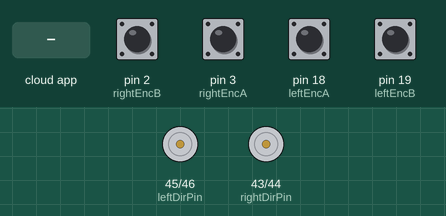
Simulated run of this sketch. Board: Arduino Mega 2560, built with avr-gcc and run on an emulated ATmega2560. Shown: direction and speed pins drawn as motors (green arrow = direction pin HIGH = forward, orange = LOW = backward, longer = more drive). The test bench sets the inputs (shaded band); at power-on: pin 2 (rightEncB), pin 3 (rightEncA), pin 18 (leftEncA), pin 19 (leftEncB) HIGH. The ROS host is connected and sends only what is stated.

Above: at 1.2 s.
1.3 s: the phone or cloud app sets linear.x to -100
At 3.1 s:
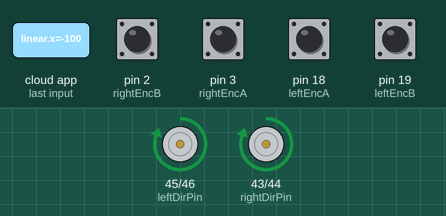
4.3 s: the phone or cloud app sets linear.x to 100
7.3 s: the phone or cloud app sets angular.z to -100
At 8.6 s:
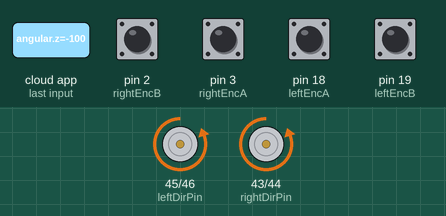
10.3 s: the phone or cloud app sets linear.x to -100
13.3 s: the phone or cloud app sets angular.z to 0
At 16.6 s:
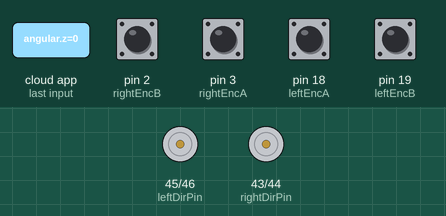
Timing chart, 0 to 18.1 s (numbered marks = the images above; inputs shaded):
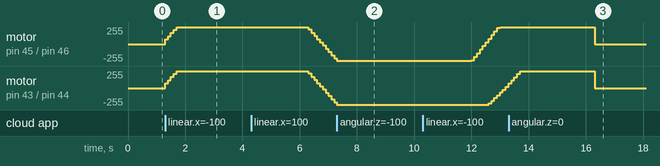

Measured:
- after the input at 1.3 s, motor on pin 45 (leftDirPin) / pin 46 (leftPWMPin), motor on pin 43 (rightDirPin) / pin 44 (rightPWMPin): moves from stopped to forward 254/255 over 0.40 s, starting at once
- after the input at 7.3 s, motor on pin 45 (leftDirPin) / pin 46 (leftPWMPin): backward 213/255 → backward 251/255 at once, → backward 254/255 0.10 s later; motor on pin 43 (rightDirPin) / pin 44 (rightPWMPin): backward 213/255 → backward 254/255 at once
- after the input at 13.3 s, motor on pin 45 (leftDirPin) / pin 46 (leftPWMPin): forward 254/255 → stopped after 3.0 s instead of 0.00 s

The sketch:

ArduinoControlerWithPID.ino
```cpp
#include <ros.h>
#include <ros/time.h>
#include <std_msgs/String.h>
#include <geometry_msgs/Vector3Stamped.h>
#include <geometry_msgs/Twist.h>

/*-------------Motor pin  variables-----------*/

#define leftPWMPin    46                   //PWM signal pin to Motordriver
#define leftDirPin    45                   //Direction pin if LOW CW if Hight Rotates CCW
#define leftEncA      18                   //Blue wire Sensor A
#define leftEncB      19                   //Purple Wire Sensor B

#define rightPWMPin   44                   //PWM signal pin to Motordriver
#define rightDirPin   43                   //Direction pin if LOW CW if Hight Rotates CCW
#define rightEncA      3                   //Blue wire Sensor A
#define rightEncB      2                   //Purple Wire Sensor B

/*-------------PID Constants-----------*/

#define leftKp        0.23280                //left pid proportionality constant
#define leftKi        4.90759                //left pid integral constant
#define leftKd        0.0                     //left pid derivative constant


#define rightKp       0.23280                   //right pid proportionality constant
#define rightKi       4.90759                   //right pid integral constant
#define rightKd       0.0                       //right pid derivative constant

/*-------------Time variables-----------*/

#define LoopTime  100                          //Looptime in millisecond
const byte noCommLoopMax = 30;                    //number of main loops the robot will execute without communication before stopping
unsigned int noCommLoops = 0;                     //main loop without communication counter
unsigned long currentMillis = 0.0;
unsigned long prevMillis = 0.0;

/*-------------Robot-specific constants-----------*/
const double wheelDiameter = 0.195;               //Wheel radius, in m
const double wheelbase = 0.267;                   //Wheelbase, in m
const double encoderRes = 980.0;                  //Encoder ticks or counts per rotation
const double max_speed = 1.49;                    //Max speed in m/s {(2*PI*r*RPM)/60}
const float Pi = 3.141593;

double velLinearReq = 0.0,  velAngularReq = 0.0;    // Desired Linear and angular Velocities of robot in m/s and rad/s

class motor
{
private:
  uint8_t _pwmPin,_dirPin, _encA,_encB;
  double Kp = 0.0,Ki = 0.0,Kd = 0.0,error = 0.0,errorIntegral = 0.0 , errorDifferential = 0.0, errorPrev =0.0;
public:
  motor(uint8_t pwmPin , uint8_t dirPin, uint8_t encA , uint8_t encB, double kp ,double ki, double kd);
  double rpmActual = 0.0, speedActual = 0.0 ,rpmCmd = 0.0 , pwmValue=0.0;
  volatile long encoderPos = 0;
  void intialize();
  void setSpeed(int Value);
  void pidCompute();
  void calActualRpm();
};
motor::motor(uint8_t pwmPin , uint8_t dirPin , uint8_t encA , uint8_t encB, double kp ,double ki, double kd)
{
  _pwmPin = pwmPin;
  _dirPin = dirPin;
  _encA = encA;
  _encB = encB;
  Kp = kp;
  Ki = ki;
  Kd = kd;
}

void motor::intialize(){
  //Intialising Pins
  pinMode(_pwmPin, OUTPUT);
  pinMode(_dirPin,OUTPUT);
  pinMode(_encA,INPUT_PULLUP);
  pinMode(_encB,INPUT_PULLUP);

  //Setting all output pins to low
  digitalWrite(_pwmPin,LOW);
  digitalWrite(_dirPin,LOW);
}

void motor::setSpeed(int Value){
  // Make sure the pmm values is in limits is within the limit.
  Value = constrain(Value, -254, 254);
  if (Value >= 0) {
    analogWrite(_pwmPin, Value);
    digitalWrite(_dirPin, LOW);
  }
  else {
    analogWrite(_pwmPin, -Value);
    digitalWrite(_dirPin, HIGH);
  }
}

void motor::pidCompute(){
  error = rpmCmd - rpmActual;
  errorIntegral = errorIntegral + error*(0.1);
  errorDifferential = (error-errorPrev)/(0.1);
  pwmValue = (Kp*error)+(Ki*errorIntegral)+(Kd*errorDifferential);
  errorPrev = error;
  errorIntegral = constrain(errorIntegral ,-255,255);
}
void motor::calActualRpm(){
  rpmActual = ((encoderPos/encoderRes)*(1000/LoopTime)*60);
  speedActual = (rpmActual*Pi*wheelDiameter)/60;
  encoderPos = 0;
}
motor motorLeft(leftPWMPin, leftDirPin, leftEncA ,leftEncB,leftKp,leftKi,leftKd);
motor motorRight(rightPWMPin,rightDirPin,rightEncA,rightEncB,rightKp,rightKi,rightKd);


ros::NodeHandle nh;

//Callback function for Subscribed cmd_vel topic from ROS
void cmd_vel_callback( const geometry_msgs::Twist& cmd_vel){
  noCommLoops = 0;
  velLinearReq = cmd_vel.linear.x;
  velAngularReq = cmd_vel.angular.z;
  motorLeft.rpmCmd = ((velLinearReq + (velAngularReq*(wheelbase/2)))*60)/(Pi*wheelDiameter);
  motorRight.rpmCmd= ((velLinearReq - (velAngularReq*(wheelbase/2)))*60)/(Pi*wheelDiameter);
}
ros::Subscriber<geometry_msgs::Twist> cmd_vel("cmd_vel", cmd_vel_callback); //create a subscriber to ROS topic for cmd_vel commands (will execute "cmd_vel_callback" function when receiving data)
geometry_msgs::Vector3Stamped speed_msg;                                //create a "speed_msg" ROS message
ros::Publisher speed_pub("speed", &speed_msg);                          //create a publisher to ROS topic "speed" using the "speed_msg" type

void setup() {
  nh.initNode();                              //init ROS node
  nh.getHardware()->setBaud(57600);           //set baud for ROS serial communication
  nh.subscribe(cmd_vel);                      //suscribe to ROS topic for velocity commands
  nh.advertise(speed_pub);                    // publish speed in ROS topic
  motorLeft.intialize();
  motorRight.intialize();
  attachInterrupt(digitalPinToInterrupt(rightEncA), rightEncoderCallback, CHANGE);
  attachInterrupt(digitalPinToInterrupt(rightEncB), rightEncoderCallback, CHANGE);
  attachInterrupt(digitalPinToInterrupt(leftEncA), leftEncoderCallback, CHANGE);
  attachInterrupt(digitalPinToInterrupt(leftEncB), leftEncoderCallback, CHANGE);
}

void loop() {
  nh.spinOnce();
  if((millis()-prevMillis) >= LoopTime)
  {                                                                           // enter timed loop
    prevMillis = millis();
    motorLeft.calActualRpm();
    motorRight.calActualRpm();
    motorRight.pidCompute();
    motorLeft.pidCompute();
    if (noCommLoops >= noCommLoopMax) {
      motorLeft.setSpeed(0);
      motorRight.setSpeed(0);
    }
    else {
      motorLeft.setSpeed((int)motorLeft.pwmValue);
      motorRight.setSpeed((int)motorRight.pwmValue);
    }
    noCommLoops++;
    if (noCommLoops == 65535){
      noCommLoops = noCommLoopMax;
    }
    publishSpeed(LoopTime);   //Publish odometry on ROS topic
  }
}

//Publish function for odometry, uses a vector type message to send the data (message type is not meant for that but that's easier than creating a specific message type)
void publishSpeed(double time) {
  speed_msg.header.stamp = nh.now();              //timestamp for odometry data
  speed_msg.vector.x = motorLeft.speedActual;     //left wheel speed (in m/s)
  speed_msg.vector.y = motorRight.speedActual;    //right wheel speed (in m/s)
  speed_msg.vector.z = time/1000;                 //looptime, should be the same as specified in LOOPTIME (in s)
  speed_pub.publish(&speed_msg);
  nh.spinOnce();
}
void leftEncoderCallback() {
  static int8_t lookup_table[] = {0,-1,1,0,1,0,0,-1,-1,0,0,1,0,1,-1,0};
  static uint8_t leftEncoderVal = 0;

  leftEncoderVal = leftEncoderVal << 2;
  leftEncoderVal = leftEncoderVal | ((PIND & 0b1100) >> 2);

  motorLeft.encoderPos = motorLeft.encoderPos + lookup_table[leftEncoderVal & 0b1111];
}

void rightEncoderCallback() {
  static int8_t lookup_table[] = {0,-1,1,0,1,0,0,-1,-1,0,0,1,0,1,-1,0};
  static uint8_t rightEncoderVal = 0;

  rightEncoderVal = rightEncoderVal << 2;
  rightEncoderVal = rightEncoderVal | ((PINE & B00110000) >> 4);

  motorRight.encoderPos = motorRight.encoderPos + lookup_table[rightEncoderVal & 0b1111];
}
```
